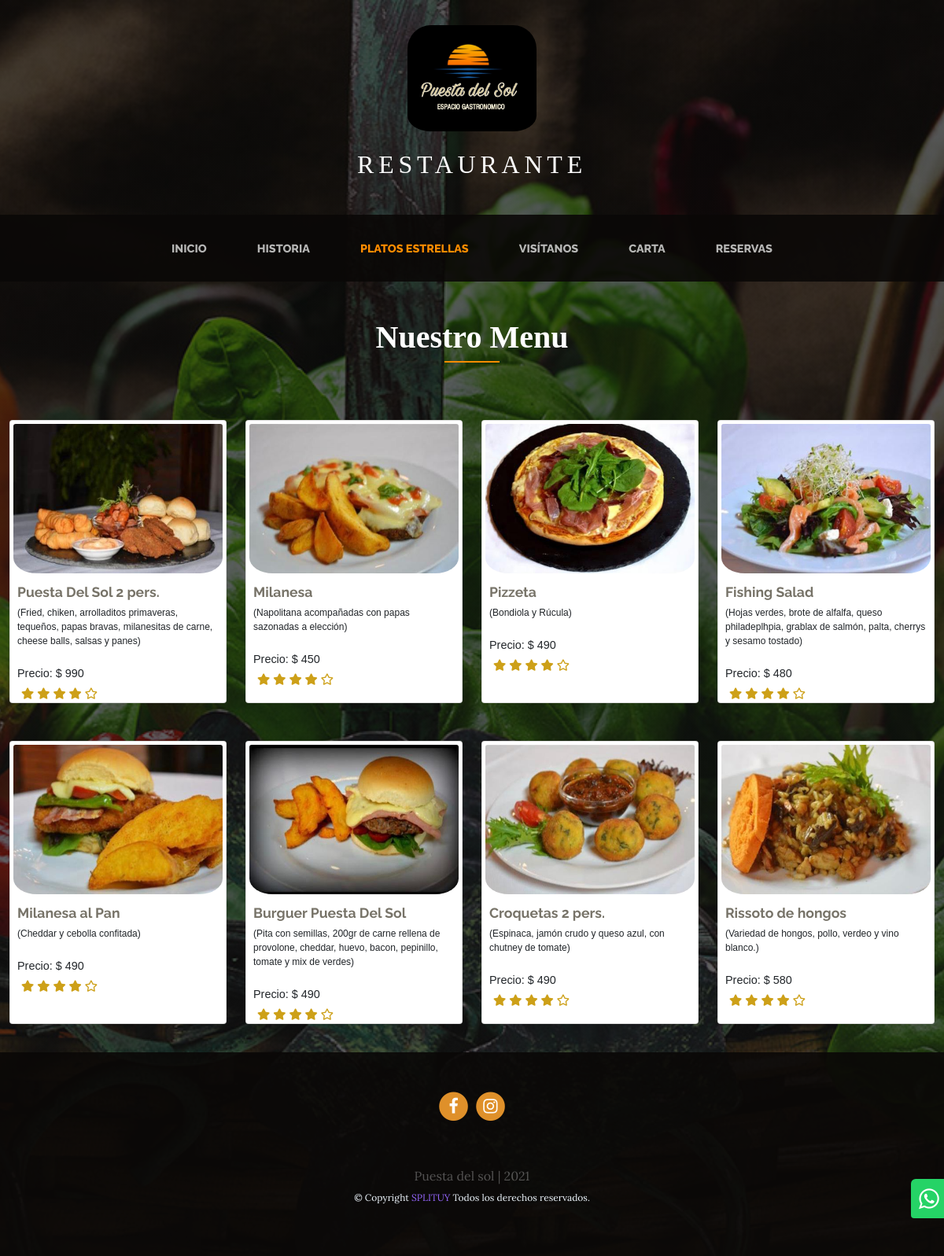
Page /services/ on the committed database.
### services/models.py (models this page shows, shortened)
class   Service(models.Model):
    title = models.CharField(max_length=200, verbose_name= "Titulo")
    subtitle = models.CharField(max_length=200, verbose_name= "Subtitulo")
    content = models.TextField(verbose_name= "Contenido")
    image = models.ImageField(verbose_name="Imagen")
    price = models.IntegerField(default=0)
    created = models.DateTimeField(auto_now_add=True, verbose_name="Fecha de creación")
    updated =  models.DateTimeField(auto_now_add=True, verbose_name="Fecha de edición")
    class Meta:
        verbose_name = "servicios"
        verbose_name_plural = "servicios"
        ordering = ["-created"]

### services/views.py (the view)
# urls.py: path('', views.services, name="services"),
def services(request):
    services = Service.objects.all()
    return render(request, "services/services.html", {'services':services})

### social/processors.py (called while the page is built)
def ctx_dict(request):
    ctx = {}
    links = Link.objects.all()
    for link in links:
        ctx[link.key]= link.url
    return ctx

### services/templates/services/services.html (shortened to what this page needs)
{% extends 'core/base.html' %}
{% load static %}
{% block content %}
<div class="page_title text-center mb-4">
  <h1>Nuestro Menu</h1>
</div>
  {% if services%}
  <div class="row mx-auto">
  {% for service in services %}
      <div class="col-md-4  col-lg-3 col-12 p-2 mb-4">
          <div class="card m-1 p-1">
                  <div class="">
                      <img class="food_list_img card-img-top img-fluid" src="{{service.image.url}}">
                  </div>
              <div class="card-body">
                <H4><strong>{{service.title}}</strong></H4>
                <div class="flex" style="font-size:12px;">
                  <span class="serviceContent">({{service.content}})</span>
                </div><br>
                <span>Precio: $ {{service.price}}</span>
                 <div class="rating">
                    <ul>
                      <li><i class="fas fa-star"></i></li>
                      <li><i class="fas fa-star"></i></li>
                      <li><i class="fas fa-star"></i></li>
                      <li><i class="fas fa-star"></i></li>
                      <li><i class="far fa-star"></i></li>
                    </ul>
                  </div>
              </div>
          </div>
      </div>
  {% endfor %}
  </div>
{% endif %}
{% endblock %}

### core/templates/core/base.html (shortened to what this page needs)
<!DOCTYPE html>
<html lang="es">
  <head>
    {% load static %}
    <link href="https://cdnjs.cloudflare.com/ajax/libs/font-awesome/4.7.0/css/font-awesome.min.css" rel="stylesheet">
    <link rel="stylesheet" href="https://use.fontawesome.com/releases/v5.5.0/css/all.css">
    <link href="{% static 'core/vendor/bootstrap/css/bootstrap.min.css' %}" rel="stylesheet">
    <link href="{% static 'core/vendor/font-awesome/css/font-awesome.min.css' %}" rel="stylesheet" type="text/css">
    <link href="{% static 'core/css/style.css' %}" rel="stylesheet">
  </head>
  <body>
    <h5 class="site-heading text-center text-white d-none d-lg-block">
      <span class=""><img  class="logo" src="{% static 'core/img/logo.jpeg' %}"><br></span>
      <span class="site-heading-lower">Restaurante</span>
    </h5>
    <nav class="navbar navbar-expand-lg navbar-dark py-lg-4" id="mainNav">
      <div class="container">
        <div class="collapse navbar-collapse" id="navbarResponsive">
          <ul class="navbar-nav mx-auto">
            <li class="nav-item px-lg-4  {% if request.path == '/' %}active {% endif %}">
              <a class="nav-link text-uppercase text-expanded" href="{% url 'home' %}">Inicio</a>
            </li>
            <li class="nav-item  px-lg-4 {% if request.path == '/about/' %}active {% endif %}">
              <a class="nav-link text-uppercase text-expanded" href="{% url 'about' %}">Historia</a>
            </li>
            <li class="nav-item px-lg-4 {% if request.path == '/services/' %}active {% endif %}">
              <a class="nav-link text-uppercase text-expanded" href="{% url 'services' %}">Platos estrellas</a>
            </li>
            <li class="nav-item px-lg-4 {% if request.path == '/store/' %}active {% endif %}">
              <a class="nav-link text-uppercase text-expanded" href="{% url 'store' %}">Visítanos</a>
            </li>
            <li class="nav-item px-lg-4 {% if request.path|slice:':6' == '/blog/' %}active {% endif %}">
              <a class="nav-link text-uppercase text-expanded" href="{% url 'blog' %}">Carta</a>
            </li>
            <li class="nav-item px-lg-4 {% if request.path|slice:':6' == '/contact/' %}active {% endif %}">
              <a class="nav-link text-uppercase text-expanded" href="{% url 'contact' %}">Reservas</a>
            </li>
          </ul>
        </div>
      </div>
    </nav>
    {% block content %} {% endblock %}
    <div class="whats-float">
      <a href="https://api.whatsapp.com/send?phone=59893389549&text=Puesta de sol"
         target="_blank">
          <i class="fa fa-whatsapp"></i><span>WhatsApp<br><small>+598 93389549</small></span>
      </a>
    </div>
    <footer class="footer text-faded text-center py-5">
      <div class="container">
        <p class="m-0">
          {% if LINK_FACEBOOK %}
	        <a href="{{LINK_FACEBOOK}}" class="link">
	          <span class="fa-stack fa-lg">
	            <i class="fa fa-circle fa-stack-2x"></i>
	            <i class="fa fa-facebook fa-stack-1x fa-inverse"></i>
	          </span>
	        </a>
          {% endif %}
          {% if LINK_INSTAGRAM %}
	        <a href="{{LINK_INSTAGRAM}}" class="link">
	          <span class="fa-stack fa-lg">
	            <i class="fa fa-circle fa-stack-2x"></i>
	            <i class="fa fa-instagram fa-stack-1x fa-inverse"></i>
	          </span>
	        </a>
          {% endif %}
	    </p>
        <p class="m-0 mbt">
          <p class="m-0 mbt1">Puesta del sol | 2021</p>
          <span style="color: aliceblue;font-size:12px;"> © Copyright</span><a style="color: rgb(151, 103, 255);font-size:12px;" href="https://www.splituy.com/" target="_blank"> SPLITUY </a> <span style="color: aliceblue;font-size:12px;">Todos los derechos reservados.</span>
        </p>
      </div>
	</footer>
  </body>
</html>

### core/static/core/css/style.css (style rules this page uses)
body { font-family: 'Lora'; background: linear-gradient(rgba(0, 0, 0, 0.65), rgba(15, 15, 15, 0.65)), url("../img/slide1.jpg"); background-attachment: fixed; background-position: center; background-size: cover; }
h1, h2, h3, h4, h5, h6 { font-family: 'Raleway'; }
p { line-height: 1.75; }
.text-faded { color: rgba(255, 255, 255, 0.3); }
.site-heading { margin-top: 2rem; margin-bottom: 2rem; text-transform: uppercase; line-height: 1; font-family: 'Raleway'; }
.site-heading .site-heading-lower { font-size:2rem; font-weight: 400; line-height: 4rem; letter-spacing: 0.18em; font-family: 'FontAwesome'; }
.logo { width:164px; }
#mainNav { background-color: rgba(10, 8, 7, 0.9); font-family: 'Raleway'; }
#mainNav .navbar-nav .nav-item .nav-link { color: rgba(255, 255, 255, 0.7); font-weight: 800; }
#mainNav .navbar-nav .nav-item.active .nav-link { color:darkorange; }
@media (min-width: 992px) { #mainNav .navbar-nav .nav-item .nav-link { font-size: 0.9rem; } }
.footer { background-color: rgba(10, 8, 7, 0.9); }
.mbt { padding-top: 2rem; }
.mbt1 { padding-top: 1.25rem; }
a.link { color: #df902a; }
.food_list_img { width:400px; height:200px; }
.page_title { padding: 30px 0px; }
.page_title h1 { color: white; line-height: 2; margin-bottom: 0; position: relative; text-transform: capitalize; font-family: 'FontAwesome'; font-weight: 700; }
.page_title h1::before { background: darkorange; width: 70px; height: 2px; position: absolute; content: ''; top: 90%; left: 50%; transform: translate(-50%, -50%); }
.page_title h1::after { background:darkorange; position: absolute; content: ''; width: 10px; height: 2px; top: 90%; left: 50%; transform: translate(-50%, -50%); }
.card-body h4 { font-size: 1.1rem; line-height: 1.1rem; margin-bottom: 8px; color:#777368; }
.card-body { padding: 5px; font-family: Arial, Helvetica, sans-serif; font-size: .9rem; height: 150px; }
img { border-radius:30px;padding-bottom:10px; }
.rating ul { padding: 5px; }
.rating li { display: inline; color:#cda018; }
span.serviceContent { font-size:12px; }
.whats-float { position: fixed; transform:translate(108px,0px); bottom:3%; right:0; width:150px; overflow: hidden; background-color: #25d366; color: #FFF; border-radius: 6px 0 0 4px; z-index: 10; transition: all 0.5s ease-in-out; vertical-align: middle }
.whats-float i { font-size: 30px; color: white; line-height: 30px; padding: 10px; transform:rotate(0deg); transition: all 0.5s ease-in-out; text-align:center; }

### rows in the picture
Service: image (picture), title "Puesta Del Sol 2 pers.", content "Fried, chiken, arrolladitos primaveras, tequeños, papas bravas, milanesitas de carne, cheese balls, salsas y panes", price "990"
Service: image (picture), title "Milanesa", content "Napolitana acompañadas con papas sazonadas a elección", price "450"
Service: image (picture), title "Pizzeta", content "Bondiola y Rúcula", price "490"
Service: image (picture), title "Fishing Salad", content "Hojas verdes, brote de alfalfa, queso philadeplhpia, grablax de salmón, palta, cherrys y sesamo tostado", price "480"
Service: image (picture), title "Milanesa al Pan", content "Cheddar y cebolla confitada", price "490"
Service: image (picture), title "Burguer Puesta Del Sol", content "Pita con semillas, 200gr de carne rellena de provolone, cheddar, huevo, bacon, pepinillo, tomate y mix de verdes", price "490"
Service: image (picture), title "Croquetas 2 pers.", content "Espinaca, jamón crudo y queso azul, con chutney de tomate", price "490"
Service: image (picture), title "Rissoto de hongos", content "Variedad de hongos, pollo, verdeo y vino blanco.", price "580"
